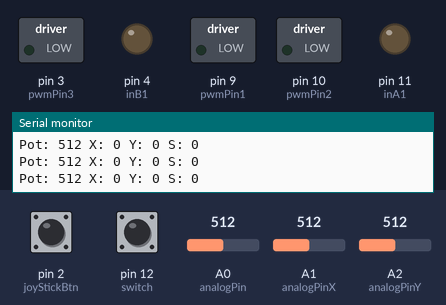
This sketch was run on a simulated Arduino Uno, built with avr-gcc and run on an emulated ATmega328P. Shown: switched loads named in the sketch (green lamp = pin HIGH), output pins drawn as LEDs (lit = HIGH), the last lines printed to the serial monitor. Inputs (shaded band) come from the test bench; at power-on: pin 12 (switch) LOW, A0 (analogPin) = 512, pin 2 (joyStickBtn) HIGH, A1 (analogPinX) = 512, A2 (analogPinY) = 512.

Above: at 1.2 s.
1.3 s: pin 12 (switch) pulled HIGH for 0.15 s
At 2.1 s:
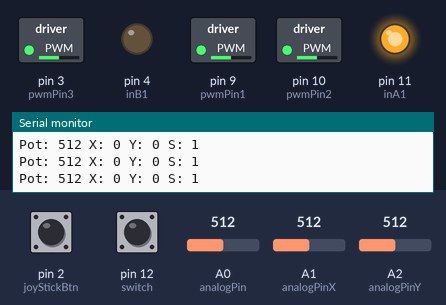
2.9 s: A0 (analogPin) set to 716
At 4.1 s:
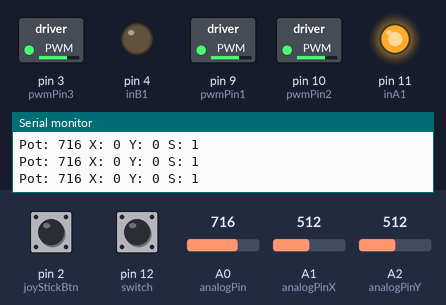
4.4 s: pin 2 (joyStickBtn) pulled LOW for 0.15 s
At 5.6 s:
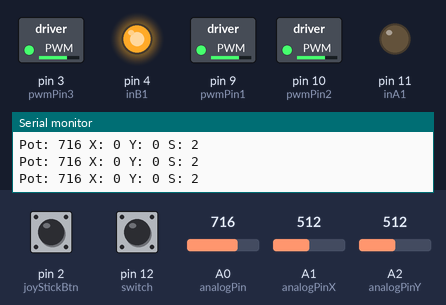
6.0 s: A0 (analogPin) set to 900
At 6.4 s:
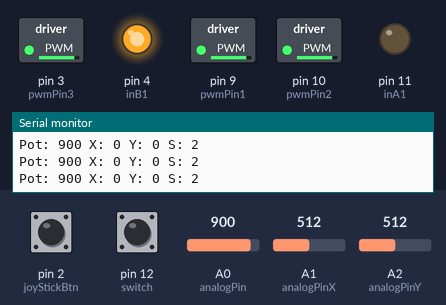
7.5 s: pin 2 (joyStickBtn) pulled LOW for 1 s
At 8.5 s:
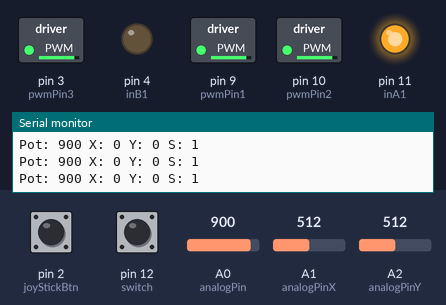
10.0 s: pin 12 (switch) pulled HIGH for 1 s
At 10.8 s:
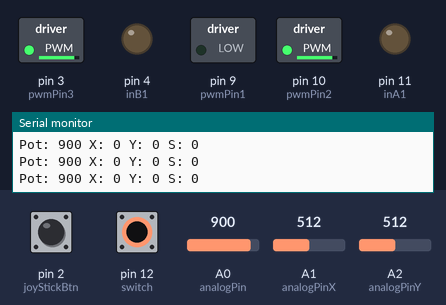
Timing chart, 0 to 13.0 s (numbered marks = the images above; inputs shaded):
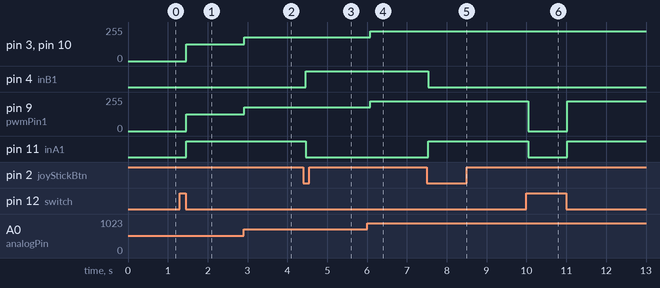

The sketch:

motorTest.ino
```cpp
#include <PWM.h>

#define analogPin A0
#define analogPinX A1
#define analogPinY A2
#define joyStickBtn 2
#define switch 12

#define pwmPin1 9
#define inA1 11
#define inB1 4
#define pwmPin2 10
#define inA2 5
#define inB2 6
#define pwmPin3 3
#define inA3 7
#define inB3 8

// PWM pins : 3, 5, 6, 9, 10, 11?
int pwmFrequency = 20000;

// Define variables to hold potentiometre values
int val = 0;
int lastVal = 0;
int valX = 0;
int lastValX = 0;
int valY = 0;
int lastValY = 0;

// Inital values for joystick
int initX = 0;
int initY = 0;
int btn = 0;
int btnD = 0;
int btnL = 0;

// State
int state = 0;
int lastSwitch = 0;

void setup() {
  InitTimersSafe();
  Serial.begin(115200);
  pinMode(joyStickBtn, INPUT_PULLUP);
  pinMode(inA1, OUTPUT);
  pinMode(inB1, OUTPUT);

  // Set PWM pins to output and to the right frequency
  pinMode(pwmPin1, OUTPUT);
  pinMode(pwmPin2, OUTPUT);
  pinMode(pwmPin3, OUTPUT);
  SetPinFrequencySafe(pwmPin1, pwmFrequency);
  SetPinFrequencySafe(pwmPin2, pwmFrequency);
  SetPinFrequencySafe(pwmPin3, pwmFrequency);

  // Init starting positions to joystick
  initX = analogRead(analogPinX);
  initY = analogRead(analogPinY);
}

void loop() {
  // Get values from potentiometres
  val = analogRead(analogPin);
  valX = analogRead(analogPinX) - initX;
  valY = analogRead(analogPinY) - initY;
  btn = digitalRead(joyStickBtn);

  // Stop Joystick from changed too often
  if (valX > -5 and valX < 5) {valX = 0;}
  if (valY > -5 and valY < 5) {valY = 0;}

  if (btn == 0 and btnL == 1) {btnD = 1;}

  if (digitalRead(switch) == 1) {
    state = 0;
    pwmWrite(pwmPin1, 0);
    digitalWrite(inA1, LOW);
    digitalWrite(inB1, LOW);
    lastSwitch = 1;
  } else if (lastSwitch == 1) {
    state = 1;
    lastSwitch = 0;
  }

  if (state != 0) {
    if (btnD == 1 and state == 1) {state = 2;}
    else if (btnD == 1 and state == 2) {state = 1;}


    // Write pwm, inA, inB to motor driver
    // if (valY/abs(valY) == 1) {digitalWrite(inA1, HIGH); digitalWrite(inB1, LOW);}
    // if (valY/abs(valY) == -1) {digitalWrite(inA1, LOW); digitalWrite(inB1, HIGH);}
    if (state == 1) {digitalWrite(inA1, HIGH); digitalWrite(inB1, LOW);}
    else if (state == 2) {digitalWrite(inA1, LOW); digitalWrite(inB1, HIGH);}
    pwmWrite(pwmPin1, map(abs(val), 0, 1023, 0, 255));
    pwmWrite(pwmPin2, map(abs(val), 0, 1023, 0, 255));
    pwmWrite(pwmPin3, map(abs(val), 0, 1023, 0, 255));
  }

  // Display values
  Serial.print("Pot: "); Serial.print(val);
  Serial.print(" X: "); Serial.print(valX);
  Serial.print(" Y: "); Serial.print(valY);
  Serial.print(" S: "); Serial.println(state);

  // Delay each loop
  delay(80);

  // Update Last values
  lastVal = val;
  lastValX = valX;
  lastValY = valY;
  btnD = 0;
  btnL = btn;
}
```

Measured:
- after the input at 1.3 s, pin 3 (pwmPin3), pin 9 (pwmPin1), pin 10 (pwmPin2): 0/255 → 127/255 after 0.16 s; pin 11 (inA1): LOW → HIGH after 0.16 s
- after the input at 2.9 s, pin 3 (pwmPin3), pin 9 (pwmPin1), pin 10 (pwmPin2): 127/255 → 178/255 at once
- after the input at 4.4 s, pin 4 (inB1): LOW → HIGH after 0.06 s; pin 11 (inA1): HIGH → LOW after 0.06 s
- after the input at 6.0 s, pin 3 (pwmPin3), pin 9 (pwmPin1), pin 10 (pwmPin2): 178/255 → 224/255 after 0.08 s
- after the input at 7.5 s, pin 4 (inB1): HIGH → LOW at once; pin 11 (inA1): LOW → HIGH at once
- after the input at 10.0 s, pin 9 (pwmPin1): 224/255 → 0/255 after 0.05 s, → 224/255 0.97 s later; pin 11 (inA1): HIGH → LOW after 0.05 s, → HIGH 0.97 s later
